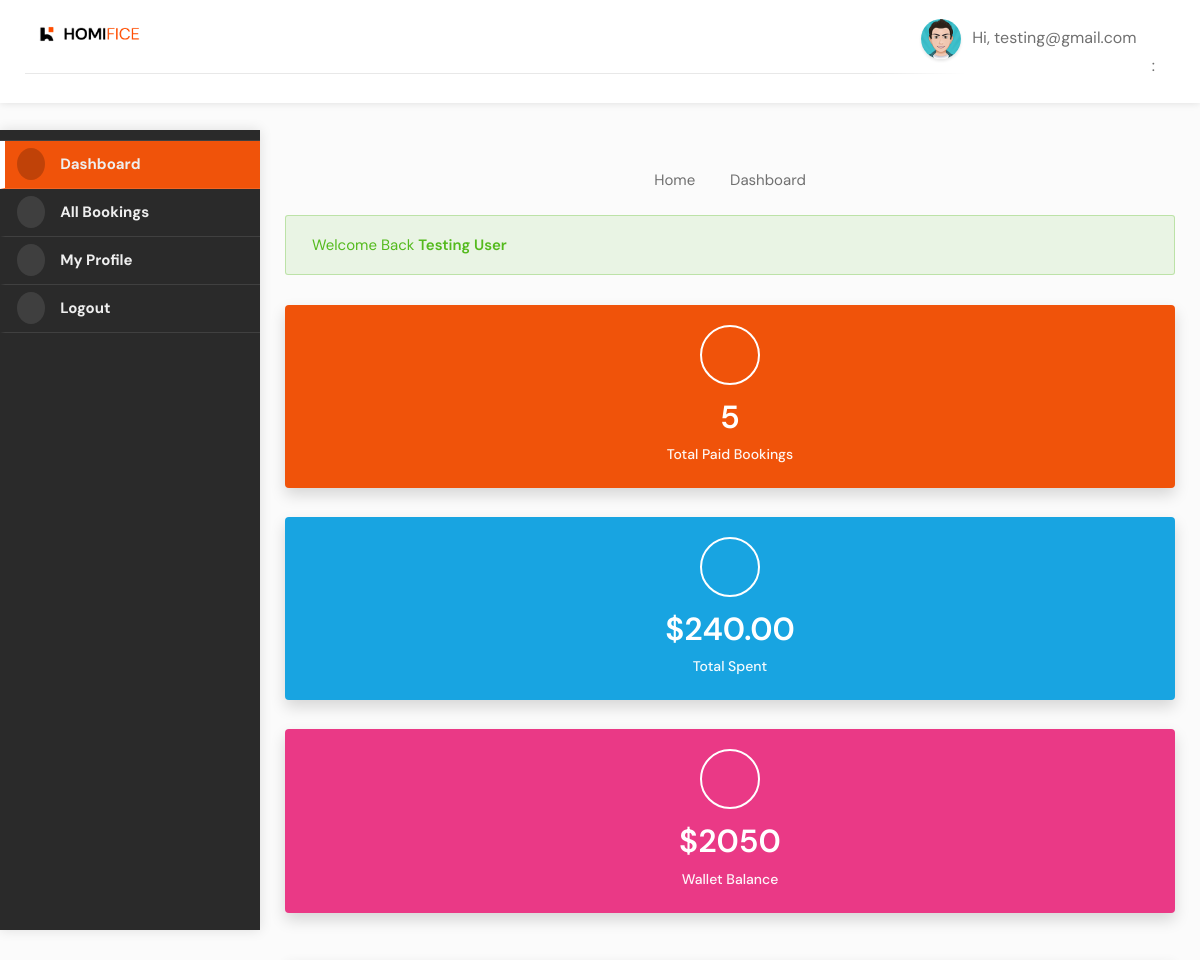
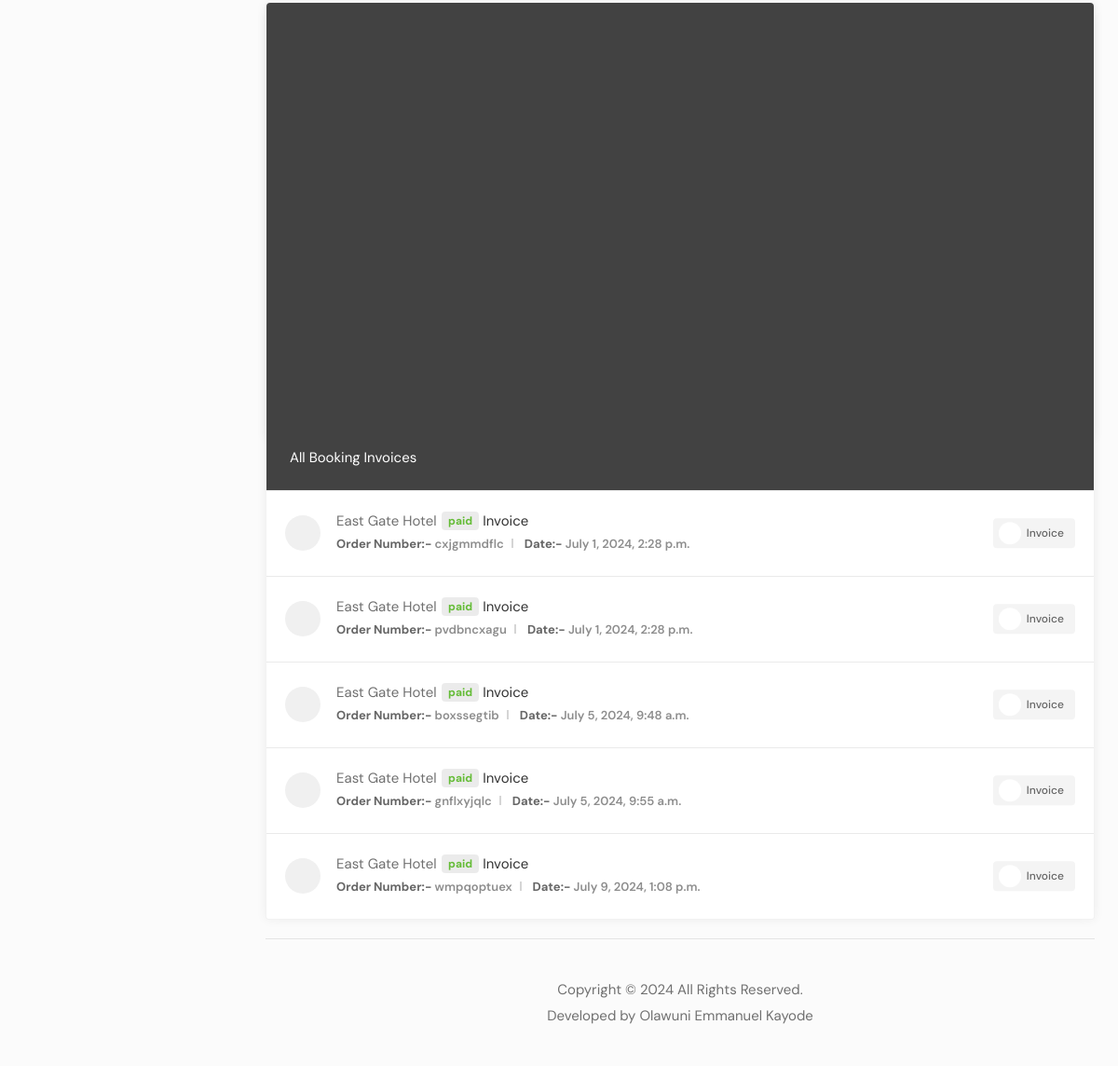
Page /dashboard/ (signed in) on the committed database (2 pictures, top to bottom).
### userauths/models.py (models this page shows, shortened)
class User(AbstractUser):
    full_name = models.CharField(max_length=500, null=True, blank=True)
    username = models.CharField(max_length=500, unique=True)
    email = models.EmailField(unique=True)
    phone = models.CharField(max_length=20, null=True, blank=True)  # For country prefix
    gender = models.CharField(max_length=20, choices=GENDER, default="Other")
    otp = models.CharField(max_length=100, null=True, blank=True)
    USERNAME_FIELD = 'email'  # Use email as the unique identifier for login
    REQUIRED_FIELDS = ['username']  # Required fields for user creation

### hotel/models.py (models this page shows, shortened)
class Booking(models.Model):
    user = models.ForeignKey(User, on_delete=models.SET_NULL, null=True, blank=True)
    payment_status = models.CharField(max_length=100, choices=PAYMENT_STATUS)
    full_name = models.CharField(max_length=255)
    email = models.CharField(max_length=255)
    phone = models.CharField(max_length=255)
    hotel = models.ForeignKey(Hotel, on_delete=models.SET_NULL, null=True, blank=True)
    room_type = models.ForeignKey(RoomType, on_delete=models.SET_NULL, null=True, blank=True)
    room = models.ManyToManyField(Room)
    before_discount = models.DecimalField(max_digits=12, decimal_places=2, default=0.00)
    total = models.DecimalField(max_digits=12, decimal_places=2, default=0.00)
    saved = models.DecimalField(max_digits=12, decimal_places=2, default=0.00)
    check_in_date = models.DateField()
    check_out_date = models.DateField(null=True, blank=True)
    total_days = models.PositiveIntegerField(default=0)
    num_adults = models.PositiveIntegerField(default=1)
    num_children = models.PositiveIntegerField(default=0)
    checked_in = models.BooleanField(default=False)
    checked_out = models.BooleanField(default=False)
    is_active = models.BooleanField(default=False)
    checked_in_tracker = models.BooleanField(default=False)
    checked_out_tracker = models.BooleanField(default=False)
    coupons = models.ManyToManyField("hotel.Coupon", blank=True)
    date = models.DateTimeField(auto_now_add=True)
    stripe_payment_intent = models.CharField(max_length=1000, null=True, blank=True)
    successID = ShortUUIDField(unique=True, length=10, max_length=20, alphabet="abcdefghijklmnopqrstuvwxyz", null=True, blank=True)
    booking_id = ShortUUIDField(unique=True, length=10, max_length=20, alphabet="abcdefghijklmnopqrstuvwxyz")

class Hotel(models.Model):
    user = models.ForeignKey(User, on_delete=models.SET_NULL, null=True)  # The hotel lister
    name = models.CharField(max_length=255)
    description = CKEditor5Field(null=True, blank=True, config_name='extends')
    image = models.FileField(upload_to="hotel_gallery")
    address = models.CharField(max_length=500)
    mobile = models.CharField(max_length=20)
    email = models.EmailField()
    status = models.CharField(max_length=20, choices=HOTEL_STATUS, default="Live")
    tags = TaggableManager(blank=True)
    views = models.IntegerField(default=0)
    featured = models.BooleanField(default=False)
    hotelID = ShortUUIDField(unique=True, length=10, max_length=20, alphabet="abcdefghijklmnopqrstuvwxyz")
    slug = models.SlugField(unique=True)
    date = models.DateTimeField(auto_now_add=True)
    website = models.CharField(max_length=2048, null=True, blank=True)
    facebook = models.CharField(max_length=2048, null=True, blank=True)
    twitter = models.CharField(max_length=2048, null=True, blank=True)
    instagram = models.CharField(max_length=2048, null=True, blank=True)
    youtube = models.CharField(max_length=2048, null=True, blank=True)
    def __str__(self):
        return self.name
    def thumbnail(self):
        if self.image:
            return mark_safe("<img src='%s' width='50' height='50' style='object-fit: cover; border-radius 7px;' />" % (self.image.url))
        return "No Image"
    thumbnail.short_description = 'Thumbnail'
    def hotel_gallery(self):
        return HotelGallery.objects.filter(hotel=self)

### user_dashboard/views.py (the view)
# urls.py: path("dashboard/", include("user_dashboard.urls")),
@login_required
def dashboard(request):
    bookings = Booking.objects.filter(user=request.user, payment_status="paid")
    total_spent = Booking.objects.filter(user=request.user, payment_status='paid').aggregate(amount=models.Sum("total"))
    total_spent_formatted = "{:.2f}".format(total_spent['amount'])  # Format to 2 decimal places
    context ={
        "bookings": bookings,
        "total_spent": total_spent,
        "total_spent_to_display": total_spent_formatted,
    }
    return render(request, 'user_dashboard/dashboard.html', context)

### templates/user_dashboard/dashboard.html (shortened to what this page needs)
{% extends 'partials/dashboard_base.html' %}
{% load static %}
{% block content %}
<div class="row">
    <div class="col-lg-12 col-md-12">
        <div class="margin-top-0">
            <div class="row">
                <div class="col-lg-4">
                    <div class="utf_dashboard_block_part color-1">
                        <div class="utf_dashboard_ic_stat"><i class="fa fa-money"></i></div>
                        <div class="utf_dashboard_content_part utf_wallet_totals_item">
                            <h4>{{bookings.count}}</h4>
                            <span>Total Paid Bookings</span>
                        </div>
                    </div>
                </div>
                <div class="col-lg-4">
                    <div class="utf_dashboard_block_part color-2">
                        <div class="utf_dashboard_ic_stat"><i class="sl sl-icon-wallet"></i></div>
                        <div class="utf_dashboard_content_part utf_wallet_totals_item">
                            <h4>${{ total_spent_to_display }}</h4>
                            <span>Total Spent</span>
                        </div>
                    </div>
                </div>
                <div class="col-lg-4">
                    <div class="utf_dashboard_block_part color-3">
                        <div class="utf_dashboard_ic_stat"><i class="sl sl-icon-list"></i></div>
                        <div class="utf_dashboard_content_part">
                            <h4>$2050</h4>
                            <span>Wallet Balance</span>
                        </div>
                    </div>
                </div>
            </div>
            <div class="row">
                <div class="col-lg-12 col-md-12 mb-4">
                    <div class="utf_dashboard_list_box table-responsive recent_booking">
                      <h4>Recent Booking</h4>
                      <div class="dashboard-list-box table-responsive invoices with-icons">
                        <table class="table table-hover">
                          <thead>
                            <tr>
                              <th>#</th>
                              <th>Hotel Name</th>
                              <th>Total Rooms</th>
                              <th>Booking Date</th>
                              <th>Payment Status</th>
                              <th>View Booking</th>
                            </tr>
                          </thead>
                          <tbody>
                            {% for b in bookings%}
                            <tr>
                              <td>{{ forloop.counter }}</td>
                              <td>{{b.hotel }}</td>
                              <td>{{b.room.all.count}}</td>
                              <td>{{b.date}}</td>
                              <td><span class="badge badge-pill badge-primary text-uppercase">{{b.payment_status}}</span></td>
                              <td><a href="{% url 'user_dashboard:booking_detail' b.booking_id %}" class="button gray"> View</a></td>
                            </tr>
                            {% endfor %}
                          </tbody>
                        </table>
                      </div>
                    </div>
                  </div>
                 <div class="col-lg-12">
                    <div class="utf_dashboard_list_box invoices with-icons margin-top-20">
                        <h4>All Booking Invoices</h4>
                        <ul>
                            {% for b in bookings%}
                            <li><i class="utf_list_box_icon fa fa-paste"></i> {{ b.hotel.name }}<strong> <span
                                        class="paid">{{b.payment_status}}</span></strong> <a href="dashboard_invoice.html">Invoice</a><span class="date">
                                <ul>
                                    <li><span>Order Number:-</span> {{b.booking_id}}</li>
                                    <li><span>Date:-</span> {{b.date}}</li>
                                </ul>
                                <div class="buttons-to-right"> <a href="dashboard_invoice.html" class="button gray"><i
                                            class="sl sl-icon-printer"></i> Invoice</a> </div>
                            </li>
                            {% endfor %}
                        </ul>
                    </div>
                </div>
            </div>
        </div>
    </div>
    <div class="col-md-12">
        <div class="footer_copyright_part">Copyright © 2024 All Rights Reserved. <br>Developed by Olawuni Emmanuel Kayode</div>
    </div>
</div>
</div>
</div>
</div>
{% endblock content%}

### templates/partials/dashboard_base.html (shortened to what this page needs)
{% load static %}
<!DOCTYPE html>
<html lang="zxx">
<head>
  <link rel="stylesheet" href="{% static 'css/stylesheet.css' %}">
  <link rel="stylesheet" href="{% static 'css/mmenu.css' %}">
  <link rel="stylesheet" href="{% static 'css/perfect-scrollbar.css' %}">
  <link rel="stylesheet" href="{% static 'css/style.css' %}" id="colors">
</head>
<body>
  <div id="main_wrapper">
    <header id="header_part" class="fixed fullwidth_block dashboard">
      <div id="header" class="not-sticky">
        <div class="container">
          <div class="utf_left_side">
            <div id="logo"> <a href="index_1.html"><img src="{% static 'images/logo.png' %}" alt=""></a>  </div>
            <nav id="navigation" class="style_one">
            </nav>
            <div class="clearfix"></div>
          </div>
          <div class="utf_right_side">
            <div class="header_widget">
              <div class="utf_user_menu">
                <div class="utf_user_name"><span><img src="{% static 'images/dashboard-avatar.jpg' %}" alt=""></span>Hi,
                  {{ request.user.email }}</div>:
              </div>
            </div>
          </div>
        </div>
      </div>
    </header>
    <div id="dashboard">
      {% include 'partials/dashboard_sidebar.html' %}
      <div class="utf_dashboard_content">
          <div class="row margin-bottom-20">
            <div class="col-md-12">
              <nav id="breadcrumbs">
                <ul>
                  <li><a href="index_1.html">Home</a></li>
                  <li>Dashboard</li>
                </ul>
              </nav>
            </div>
          </div>
        <div class="row">
          <div class="col-md-12">
            <div class="notification success closeable margin-bottom-30">
              <p>Welcome Back <strong>{{ request.user.full_name }}</strong></p>
              <a class="close" href="#"></a>
            </div>
          </div>
        </div>
        {% block content %}
        {% endblock content %}
</body>
</html>

### static/css/mmenu.css (style rules this page uses)
:root { --mm-line-height:20px; --mm-listitem-size:44px; --mm-navbar-size:44px; --mm-offset-top:0; --mm-offset-right:0; --mm-offset-bottom:0; --mm-offset-left:0; --mm-color-border:rgba(0, 0, 0, 0.1); --mm-color-button:rgba(0, 0, 0, 0.3); --mm-color-text:rgba(0, 0, 0, 0.75); --mm-color-text-dimmed:rgba(0, 0, 0, 0.3); --mm-color-background:#f3f3f3; --mm-color-background-highlight:rgba(0, 0, 0, 0.05); --mm-color-background-emphasis:rgba(255, 255, 255, 0.4); --mm-shadow:0 0 10px rgba(0, 0, 0, 0.3) }

### static/css/style.css (style rules this page uses)
body { color: #707070; font-size: 15px; line-height: 28px; background-color: #fff; }
body p { font-size: 16px; line-height: 28px; }
body, h1, h2, h3, h4, h5, h6, input[type="text"], input[type="password"], input[type="email"], textarea, select, input[type="button"], input[type="submit"], button, #tiptip_content, .map-box p, .map-box div, .numerical-rating .utf_counter_star_rating, body .nav_responsive i.menu-trigger:after { font-family:'DM Sans', sans-serif; text-transform: none; }
h1, h2, h3, h4, h5, h6 { color: #323232; }
* { margin: 0px; padding: 0px; box-sizing: border-box; }
ul, li { margin: 0px; list-style-type: none; }

### rows in the picture
User: user.email "testing@gmail.com", user.full_name "Testing User"
Booking: hotel.name "East Gate Hotel", payment_status "paid", booking_id "cxjgmmdflc", date "July 1, 2024, 2:28 p.m."
Booking: hotel.name "East Gate Hotel", payment_status "paid", booking_id "pvdbncxagu", date "July 1, 2024, 2:28 p.m."
Booking: hotel.name "East Gate Hotel", payment_status "paid", booking_id "boxssegtib", date "July 5, 2024, 9:48 a.m."
Booking: hotel.name "East Gate Hotel", payment_status "paid", booking_id "gnflxyjqlc", date "July 5, 2024, 9:55 a.m."
Booking: hotel.name "East Gate Hotel", payment_status "paid", booking_id "wmpqoptuex", date "July 9, 2024, 1:08 p.m."

### other values in the picture
{{ bookings.count }} "5"
{{ total_spent_to_display }} "240.00"
